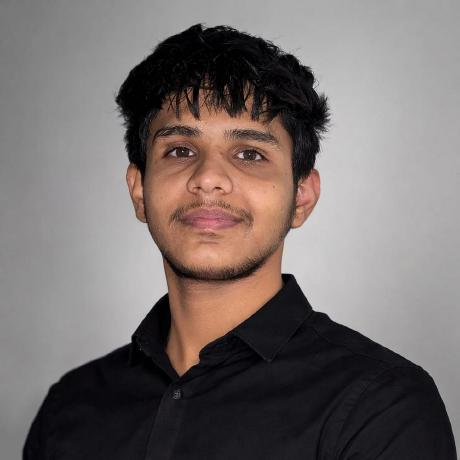
#> input picture source-photo.jpg, 460 x 460 px; its folder holds only this picture in this run
$ python prep_photo.py
#> lines starting #> are read from the running program, lines starting #| are printed output that depends on the picture
"""
Prepare a portrait photo for clean ASCII conversion:
  1. remove the background (rembg) so the subject is isolated
  2. boost LOCAL contrast (CLAHE) so a flatly-lit face gains highlights and
     shadows -- this is what turns a dark blob into a recognizable face
  3. composite the subject onto pure white so the background reads as blank
     (white -> spaces in the ascii ramp)

Output: source-prepped.png (grayscale), consumed by make_ascii_svg.py.
Run once whenever the source photo changes; the ascii SVG itself is static.

    python scripts/prep_photo.py <input.jpg> [output.png]
"""
import os
import sys
import cv2
import numpy as np
from PIL import Image

HERE = os.path.dirname(os.path.abspath(__file__))
INP = sys.argv[1] if len(sys.argv) > 1 else os.path.join(HERE, "..", "source-photo.jpg")
OUT = sys.argv[2] if len(sys.argv) > 2 else os.path.join(HERE, "..", "source-prepped.png")

# Skip rembg to save time, just do grayscale
img = Image.open(INP).convert("RGB")
#> img is the input picture: PIL image 460x460 RGB; mean R, G, B 118.5, 110.2, 108.4
rgb = np.array(img)

# 2. local-contrast the luminance (CLAHE)
gray = cv2.cvtColor(rgb, cv2.COLOR_RGB2GRAY)
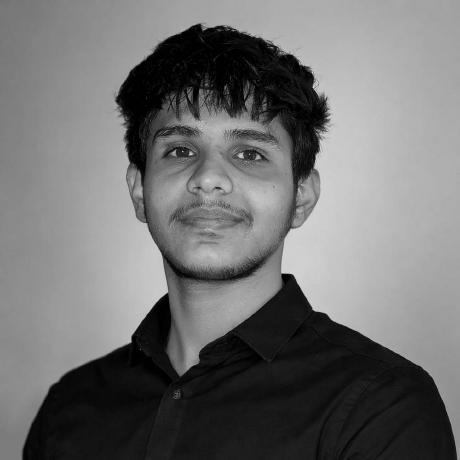
#> gray: shape (460, 460); min 0, max 221, mean 112.5
clahe = cv2.createCLAHE(clipLimit=2.6, tileGridSize=(8, 8))
gray = clahe.apply(gray)
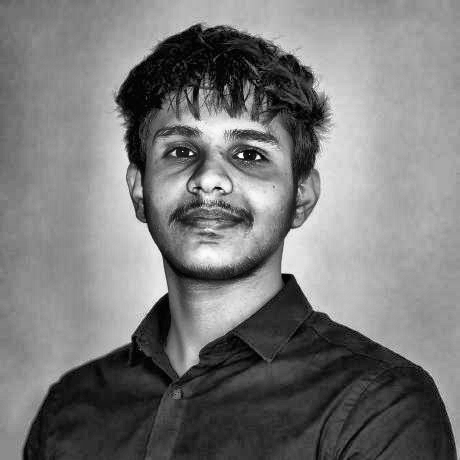
#> gray: shape (460, 460); min 1, max 254, mean 121

# a touch of global lift so the face sits in the sparse end of the ramp
gray = cv2.convertScaleAbs(gray, alpha=1.05, beta=18)
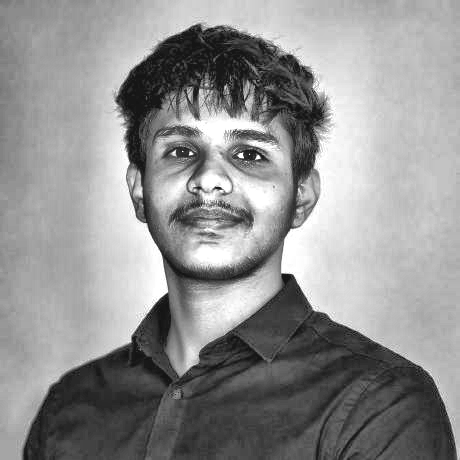
#> gray: shape (460, 460); min 19, max 255, mean 145

out = np.clip(gray, 0, 255).astype(np.uint8)

Image.fromarray(out, mode="L").save(OUT)
print("wrote", OUT, out.shape)
#| wrote scripts/../source-prepped.png (460, 460)
